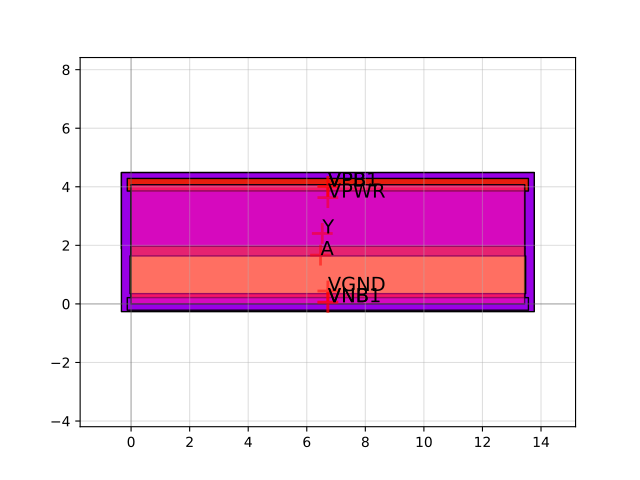

The script that drew this image:
import sky130

c = sky130.components.sky130_fd_sc_hvl__inv_16()
c.plot()
